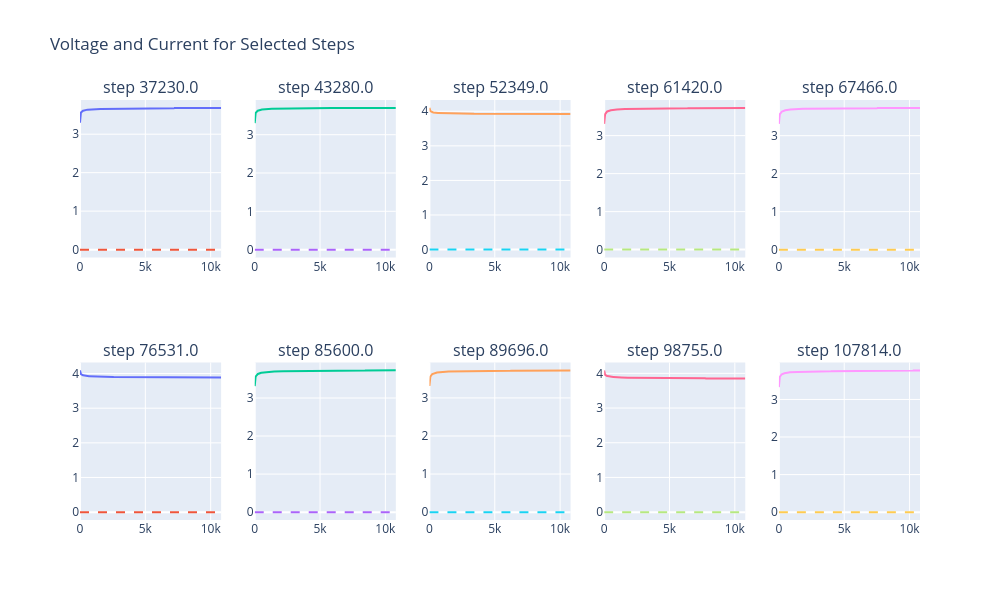

The notebook cell this image was saved under:
### Code cell
nasa['Step_Time'] = nasa.groupby(['Cell','Step'])['Time'].transform(lambda x: x - x.min())

filtered_df = nasa[nasa['Cell'] == 10] ############## adjust here
# Ensure the 'Cycle' column is sorted and unique
cycle_numbers = np.sort(filtered_df['Step'].unique())

# Check if there are enough cycles # maybe edit
if len(cycle_numbers) < 1:
    raise ValueError("Not enough unique cycles to select 1 quantiles.")

# Calculate the quantile-based indices (0.1, 0.2, ..., 1.0 percentiles)
quantile_indices = (np.linspace(0, len(cycle_numbers) - 1, 10)).astype(int)

# Select the cycles corresponding to the quantile indices
selected_cycles = cycle_numbers[quantile_indices]

# Create a 2x5 subplot grid
fig = make_subplots(rows=2, cols=5, subplot_titles=[f"step {cycle}" for cycle in selected_cycles])

# Loop over each selected cycle to create a separate plot
for idx, cycle in enumerate(selected_cycles):
    # Filter data for the current cycle
    cycle_data = filtered_df[filtered_df['Step'] == cycle]
    
    # Determine the row and column for this subplot
    row = (idx // 5) + 1  # Rows: 1 or 2
    col = (idx % 5) + 1   # Columns: 1 to 5

     # Add the voltage trace
    fig.add_trace(
        go.Scatter(x=cycle_data['Step_Time'], y=cycle_data['Voltage'], 
                   mode='lines', name=f"voltage - step {cycle}"),
        row=row, col=col
    )

    # Add the instantaneous capacity trace
    fig.add_trace(
        go.Scatter(x=cycle_data['Step_Time'], y=cycle_data['Current'], 
                   mode='lines', name=f"capacity - step {cycle}", line=dict(dash='dash')),
        row=row, col=col
    )

# Update layout
fig.update_layout(
    height=600, width=1000, 
    title_text='Voltage and Current for Selected Steps',
    showlegend=False
)

# Show the plot
fig.show()

### Figure 1 — Plotly figure (JSON) as saved in the notebook; plotly's stock layout.template omitted (floating-point values rounded to 4 significant figures; data arrays with more than 128 entries replaced by an {"elided": "..."} marker saying what was removed)
{"data": [{"mode": "lines", "name": "voltage - step 37230.0", "type": "scatter", "x": {"elided": "1081 float values"}, "xaxis": "x", "y": {"elided": "1081 float values"}, "yaxis": "y"}, {"line": {"dash": "dash"}, "mode": "lines", "name": "capacity - step 37230.0", "type": "scatter", "x": {"elided": "1081 float values"}, "xaxis": "x", "y": {"elided": "1081 int values"}, "yaxis": "y"}, {"mode": "lines", "name": "voltage - step 43280.0", "type": "scatter", "x": {"elided": "1081 float values"}, "xaxis": "x2", "y": {"elided": "1081 float values"}, "yaxis": "y2"}, {"line": {"dash": "dash"}, "mode": "lines", "name": "capacity - step 43280.0", "type": "scatter", "x": {"elided": "1081 float values"}, "xaxis": "x2", "y": {"elided": "1081 int values"}, "yaxis": "y2"}, {"mode": "lines", "name": "voltage - step 52349.0", "type": "scatter", "x": {"elided": "1081 float values"}, "xaxis": "x3", "y": {"elided": "1081 float values"}, "yaxis": "y3"}, {"line": {"dash": "dash"}, "mode": "lines", "name": "capacity - step 52349.0", "type": "scatter", "x": {"elided": "1081 float values"}, "xaxis": "x3", "y": {"elided": "1081 int values"}, "yaxis": "y3"}, {"mode": "lines", "name": "voltage - step 61420.0", "type": "scatter", "x": {"elided": "1081 float values"}, "xaxis": "x4", "y": {"elided": "1081 float values"}, "yaxis": "y4"}, {"line": {"dash": "dash"}, "mode": "lines", "name": "capacity - step 61420.0", "type": "scatter", "x": {"elided": "1081 float values"}, "xaxis": "x4", "y": {"elided": "1081 int values"}, "yaxis": "y4"}, {"mode": "lines", "name": "voltage - step 67466.0", "type": "scatter", "x": {"elided": "1081 float values"}, "xaxis": "x5", "y": {"elided": "1081 float values"}, "yaxis": "y5"}, {"line": {"dash": "dash"}, "mode": "lines", "name": "capacity - step 67466.0", "type": "scatter", "x": {"elided": "1081 float values"}, "xaxis": "x5", "y": {"elided": "1081 int values"}, "yaxis": "y5"}, {"mode": "lines", "name": "voltage - step 76531.0", "type": "scatter", "x": {"elided": "1081 float values"}, "xaxis": "x6", "y": {"elided": "1081 float values"}, "yaxis": "y6"}, {"line": {"dash": "dash"}, "mode": "lines", "name": "capacity - step 76531.0", "type": "scatter", "x": {"elided": "1081 float values"}, "xaxis": "x6", "y": {"elided": "1081 int values"}, "yaxis": "y6"}, {"mode": "lines", "name": "voltage - step 85600.0", "type": "scatter", "x": {"elided": "1081 float values"}, "xaxis": "x7", "y": {"elided": "1081 float values"}, "yaxis": "y7"}, {"line": {"dash": "dash"}, "mode": "lines", "name": "capacity - step 85600.0", "type": "scatter", "x": {"elided": "1081 float values"}, "xaxis": "x7", "y": {"elided": "1081 int values"}, "yaxis": "y7"}, {"mode": "lines", "name": "voltage - step 89696.0", "type": "scatter", "x": {"elided": "1081 float values"}, "xaxis": "x8", "y": {"elided": "1081 float values"}, "yaxis": "y8"}, {"line": {"dash": "dash"}, "mode": "lines", "name": "capacity - step 89696.0", "type": "scatter", "x": {"elided": "1081 float values"}, "xaxis": "x8", "y": {"elided": "1081 int values"}, "yaxis": "y8"}, {"mode": "lines", "name": "voltage - step 98755.0", "type": "scatter", "x": {"elided": "1081 float values"}, "xaxis": "x9", "y": {"elided": "1081 float values"}, "yaxis": "y9"}, {"line": {"dash": "dash"}, "mode": "lines", "name": "capacity - step 98755.0", "type": "scatter", "x": {"elided": "1081 float values"}, "xaxis": "x9", "y": {"elided": "1081 int values"}, "yaxis": "y9"}, {"mode": "lines", "name": "voltage - step 107814.0", "type": "scatter", "x": {"elided": "1081 float values"}, "xaxis": "x10", "y": {"elided": "1081 float values"}, "yaxis": "y10"}, {"line": {"dash": "dash"}, "mode": "lines", "name": "capacity - step 107814.0", "type": "scatter", "x": {"elided": "1081 float values"}, "xaxis": "x10", "y": {"elided": "1081 int values"}, "yaxis": "y10"}], "layout": {"annotations": [{"font": {"size": 16}, "showarrow": false, "text": "step 37230.0", "x": 0.084, "xanchor": "center", "xref": "paper", "y": 1, "yanchor": "bottom", "yref": "paper"}, {"font": {"size": 16}, "showarrow": false, "text": "step 43280.0", "x": 0.292, "xanchor": "center", "xref": "paper", "y": 1, "yanchor": "bottom", "yref": "paper"}, {"font": {"size": 16}, "showarrow": false, "text": "step 52349.0", "x": 0.5, "xanchor": "center", "xref": "paper", "y": 1, "yanchor": "bottom", "yref": "paper"}, {"font": {"size": 16}, "showarrow": false, "text": "step 61420.0", "x": 0.708, "xanchor": "center", "xref": "paper", "y": 1, "yanchor": "bottom", "yref": "paper"}, {"font": {"size": 16}, "showarrow": false, "text": "step 67466.0", "x": 0.916, "xanchor": "center", "xref": "paper", "y": 1, "yanchor": "bottom", "yref": "paper"}, {"font": {"size": 16}, "showarrow": false, "text": "step 76531.0", "x": 0.084, "xanchor": "center", "xref": "paper", "y": 0.375, "yanchor": "bottom", "yref": "paper"}, {"font": {"size": 16}, "showarrow": false, "text": "step 85600.0", "x": 0.292, "xanchor": "center", "xref": "paper", "y": 0.375, "yanchor": "bottom", "yref": "paper"}, {"font": {"size": 16}, "showarrow": false, "text": "step 89696.0", "x": 0.5, "xanchor": "center", "xref": "paper", "y": 0.375, "yanchor": "bottom", "yref": "paper"}, {"font": {"size": 16}, "showarrow": false, "text": "step 98755.0", "x": 0.708, "xanchor": "center", "xref": "paper", "y": 0.375, "yanchor": "bottom", "yref": "paper"}, {"font": {"size": 16}, "showarrow": false, "text": "step 107814.0", "x": 0.916, "xanchor": "center", "xref": "paper", "y": 0.375, "yanchor": "bottom", "yref": "paper"}], "height": 600, "showlegend": false, "title": {"text": "Voltage and Current for Selected Steps"}, "width": 1000, "xaxis": {"anchor": "y", "autorange": true, "domain": [0, 0.168], "range": [0, 10800.0], "type": "linear"}, "xaxis10": {"anchor": "y10", "autorange": true, "domain": [0.832, 1], "range": [0, 10800.0], "type": "linear"}, "xaxis2": {"anchor": "y2", "autorange": true, "domain": [0.208, 0.376], "range": [0, 10800.0], "type": "linear"}, "xaxis3": {"anchor": "y3", "autorange": true, "domain": [0.416, 0.584], "range": [0, 10800.0], "type": "linear"}, "xaxis4": {"anchor": "y4", "autorange": true, "domain": [0.624, 0.792], "range": [0, 10800.0], "type": "linear"}, "xaxis5": {"anchor": "y5", "autorange": true, "domain": [0.832, 1], "range": [0, 10800.0], "type": "linear"}, "xaxis6": {"anchor": "y6", "autorange": true, "domain": [0, 0.168], "range": [0, 10800.0], "type": "linear"}, "xaxis7": {"anchor": "y7", "autorange": true, "domain": [0.208, 0.376], "range": [0, 10800.0], "type": "linear"}, "xaxis8": {"anchor": "y8", "autorange": true, "domain": [0.416, 0.584], "range": [0, 10800.0], "type": "linear"}, "xaxis9": {"anchor": "y9", "autorange": true, "domain": [0.624, 0.792], "range": [0, 10800.0], "type": "linear"}, "yaxis": {"anchor": "x", "autorange": true, "domain": [0.625, 1], "range": [-0.2047, 3.889], "type": "linear"}, "yaxis10": {"anchor": "x10", "autorange": true, "domain": [0, 0.375], "range": [-0.2097, 3.985], "type": "linear"}, "yaxis2": {"anchor": "x2", "autorange": true, "domain": [0.625, 1], "range": [-0.2056, 3.906], "type": "linear"}, "yaxis3": {"anchor": "x3", "autorange": true, "domain": [0.625, 1], "range": [-0.2277, 4.326], "type": "linear"}, "yaxis4": {"anchor": "x4", "autorange": true, "domain": [0.625, 1], "range": [-0.2072, 3.937], "type": "linear"}, "yaxis5": {"anchor": "x5", "autorange": true, "domain": [0.625, 1], "range": [-0.2073, 3.939], "type": "linear"}, "yaxis6": {"anchor": "x6", "autorange": true, "domain": [0, 0.375], "range": [-0.2273, 4.319], "type": "linear"}, "yaxis7": {"anchor": "x7", "autorange": true, "domain": [0, 0.375], "range": [-0.207, 3.933], "type": "linear"}, "yaxis8": {"anchor": "x8", "autorange": true, "domain": [0, 0.375], "range": [-0.2069, 3.931], "type": "linear"}, "yaxis9": {"anchor": "x9", "autorange": true, "domain": [0, 0.375], "range": [-0.227, 4.313], "type": "linear"}}}
